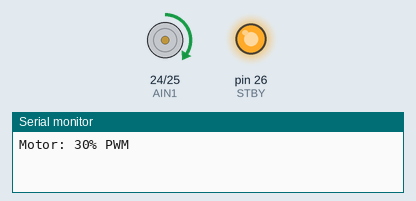
The sketch below on a simulated Arduino Mega 2560, built with avr-gcc and run on an emulated ATmega2560. On the bench: motor-driver pin pairs drawn as motors (green arrow = first pin HIGH = forward, orange = second pin HIGH = backward, longer = more drive, scaled by the enable pin, stopped while the standby pin is LOW), output pins drawn as LEDs (lit = HIGH), the last lines printed to the serial monitor.

Above: at 1.0 s.
At 2.5 s:
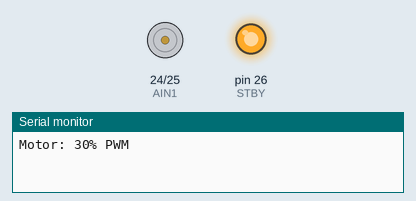
At 4.0 s:
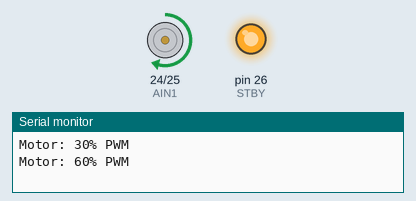
Timing chart, 0 to 6.9 s (numbered marks = the images above):
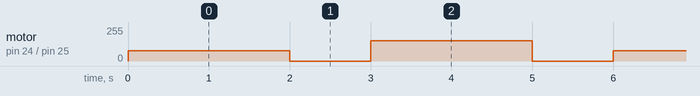

Measured:
- by itself, motor on pin 24 (AIN1) / pin 25 (AIN2): stopped → forward 77/255 at 0.00 s, → stopped 2.0 s later, → forward 153/255 1.0 s later, → stopped 2.0 s later, … (87 changes in this stretch)

The sketch:

06_motor_pwm_tb6612.ino
```cpp
// Prueba 6: motor mediante TB6612FNG
// Ejemplo para un canal.
// PWMA=6, AIN1=24, AIN2=25, STBY=26.
// El motor debe recibir alimentacion desde la fuente del motor,
// nunca directamente desde un pin del Arduino.

const byte PWMA = 6;
const byte AIN1 = 24;
const byte AIN2 = 25;
const byte STBY = 26;

void motorForward(byte speedPWM) {
  digitalWrite(AIN1, HIGH);
  digitalWrite(AIN2, LOW);
  analogWrite(PWMA, speedPWM);
}

void motorStop() {
  analogWrite(PWMA, 0);
  digitalWrite(AIN1, LOW);
  digitalWrite(AIN2, LOW);
}

void setup() {
  pinMode(PWMA, OUTPUT);
  pinMode(AIN1, OUTPUT);
  pinMode(AIN2, OUTPUT);
  pinMode(STBY, OUTPUT);

  digitalWrite(STBY, HIGH);
  Serial.begin(115200);
}

void loop() {
  Serial.println("Motor: 30% PWM");
  motorForward(77);
  delay(2000);

  motorStop();
  delay(1000);

  Serial.println("Motor: 60% PWM");
  motorForward(153);
  delay(2000);

  motorStop();
  delay(1000);
}
```
